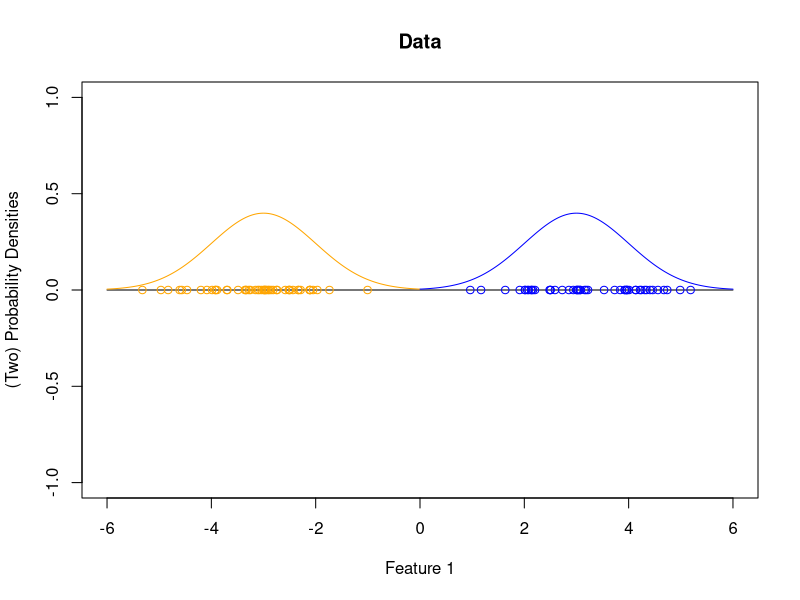
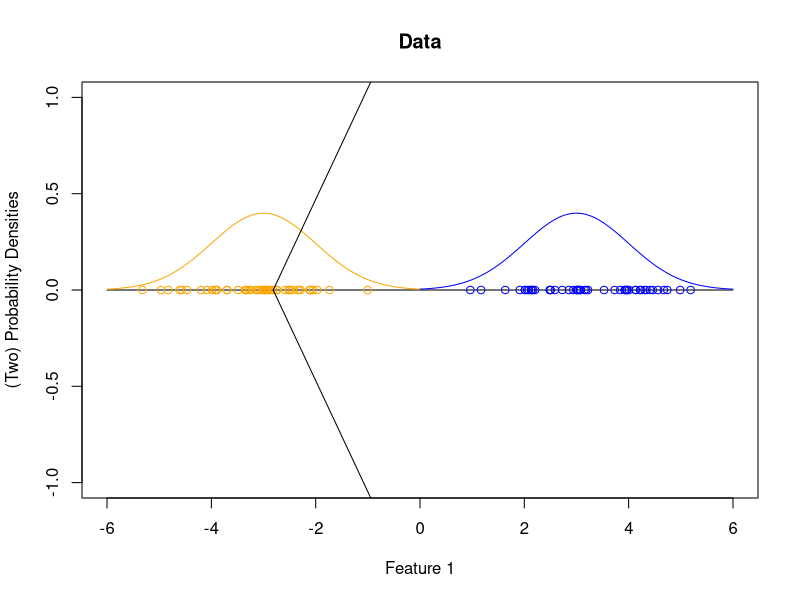
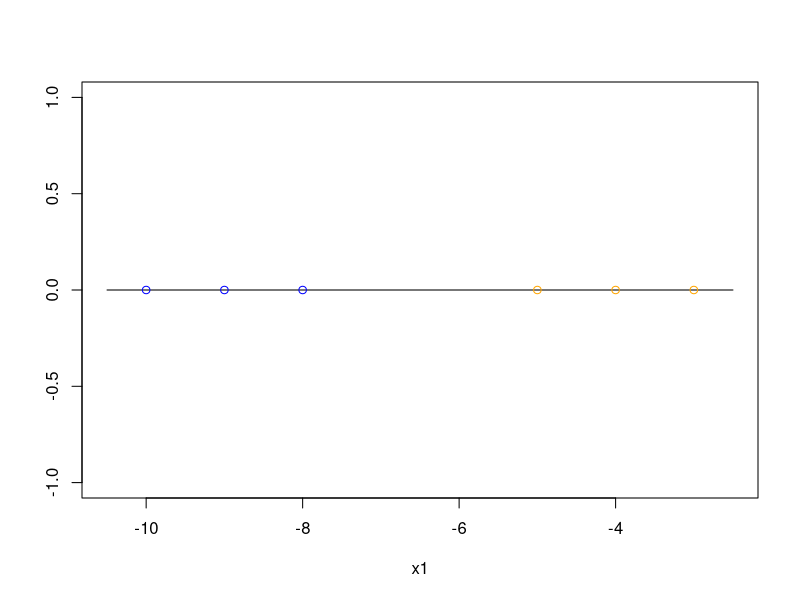
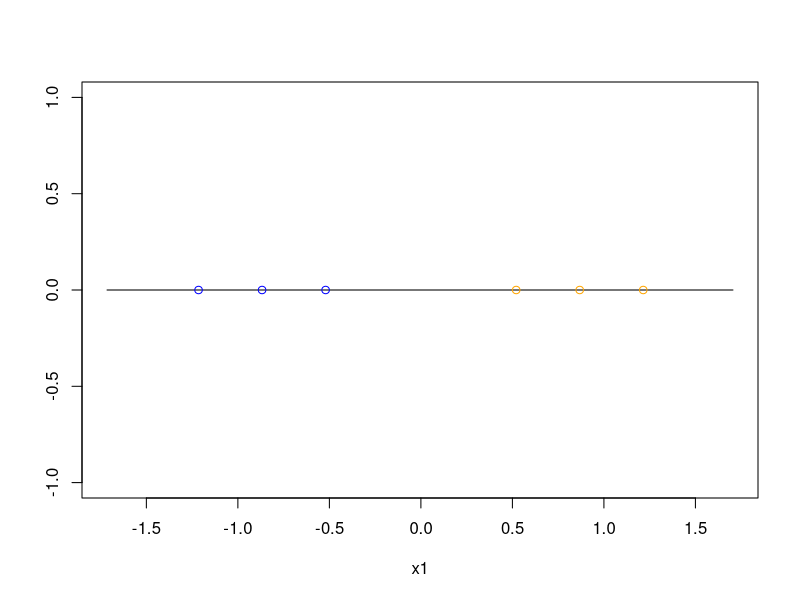
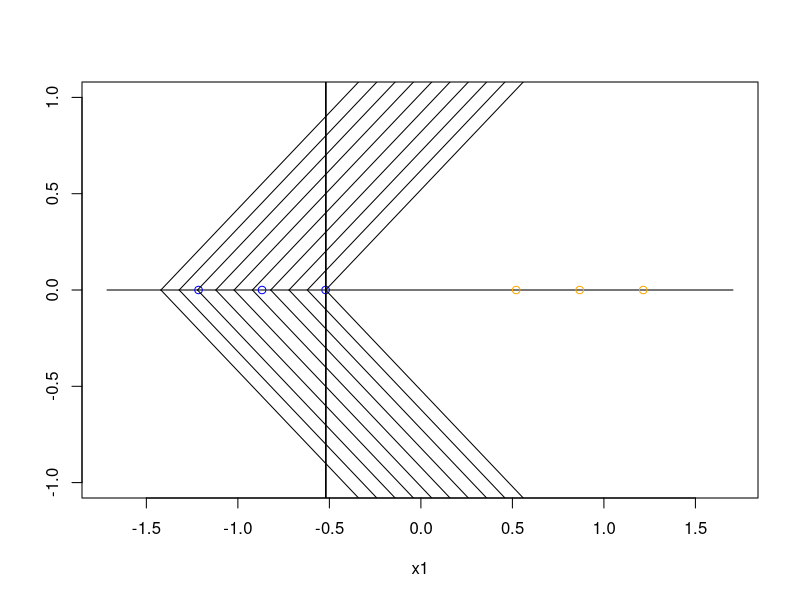
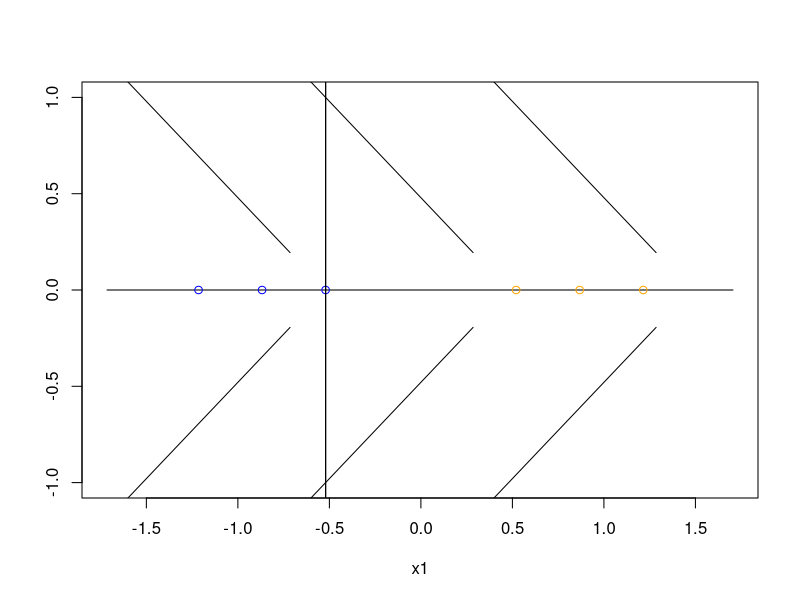
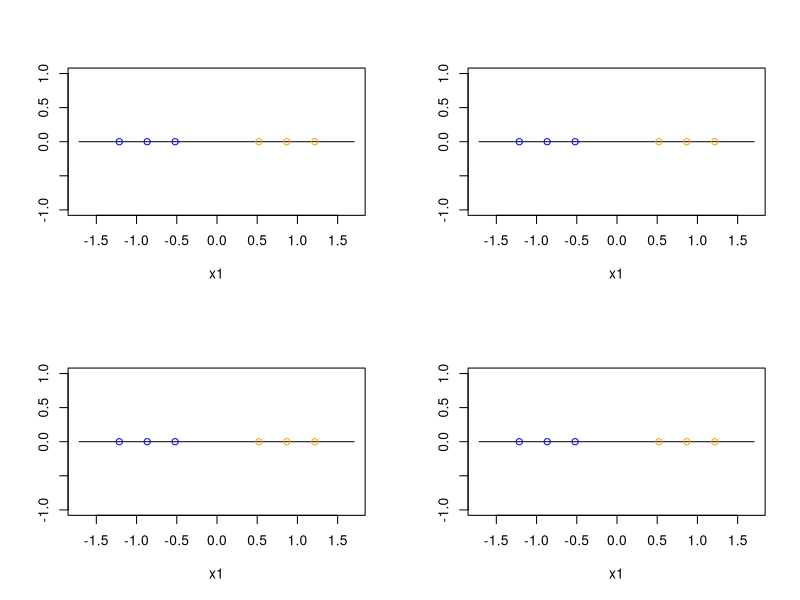

Recreate these plots in R, in order.
## ---- chunk 1
knitr::opts_chunk$set(echo = TRUE)
## ---- chunk 2
set.seed(47)

x1 <- -3+rnorm(50,0,1)
x2 <- 3+rnorm(50,0,1)
x <- append(x1,x2)
y <- rep(0,length(x))
labels <- append(rep("orange",50),rep("blue",50))
data <- cbind(x,y,labels)

norm1x <- seq(-6,0,.01)
norm1y <- dnorm(norm1x,-3,1)
norm2x <- seq(0,6,.01)
norm2y <- dnorm(norm2x,3,1)

plot(seq(-6,6),rep(0,length(seq(-6,6))),t='l',
     main="Data",
     xlab = "Feature 1",
     ylab = "(Two) Probability Densities")
points(data,col = labels)
lines(norm1x,norm1y,col='orange')
lines(norm2x,norm2y,col='blue')
## ---- chunk 3
draw.cone.1D <- function(point, angle, x.lim, y.lim,direction){
  ptx <- as.numeric(point[1])
  slope <- tan(angle*(pi/180))
  
  print(x.lim[2])
  
  if(direction == 1) x <- seq(ptx,x.lim[2])
  else if(direction == -1) x <- seq(x.lim[1],ptx)
  
  y.upper <- slope*(x-ptx)
  y.lower <- -slope*(x-ptx)
  
  lines(x,y.upper)
  lines(x,y.lower)
}



plot(seq(-6,6),rep(0,length(seq(-6,6))),t='l',
     main="Data",
     xlab = "Feature 1",
     ylab = "(Two) Probability Densities")
points(data,col = labels)
lines(norm1x,norm1y,col='orange')
lines(norm2x,norm2y,col='blue')
draw.cone.1D(data[3],30,c(-6,6),c(-1,1),1)
## ---- chunk 4
draw.cone.1D <- function(conetip, point, angle, x.lim,direction){
  conetip <- as.numeric(conetip)
  slope <- tan(angle*(pi/180))
  
  if(direction == 1) x <- seq(conetip,x.lim[2])
  else if(direction == -1) x <- seq(x.lim[1],conetip)
  
  y.upper <- slope*(x-conetip)
  y.lower <- -slope*(x-conetip)
  
  lines(x,y.upper)
  lines(x,y.lower)
  abline(v=point)
}

plotdata.1D <- function(data,labels){
  plot.x <- seq(min(data[1]-.5),max(data[1]+.5),.01)
  plot(plot.x,rep(0,length(plot.x)),t='l',
     xlab="x1",
     ylab="")
  points(data,col=labels)
}
## ---- chunk 5
x <- c(-8,-9,-10,-5,-4,-3)
y <- rep(0,length(x))
labels <- append(rep('blue',3),rep('orange',3))
data <- data.frame(x,y)

plotdata.1D(data,labels)
## ---- chunk 6
data[1] <- apply(data[1], 2, scale)
plotdata.1D(data,labels)
print(data)
## ---- chunk 7
plotdata.1D(data,labels)
x.lim <- c(min(data[1]-.5),max(data[1]+.5))
for(i in seq(data[1,1],-1.5,-.1)){
  draw.cone.1D(i,data[1,1], 45, x.lim,direction=1)
}
## ---- chunk 8
plotdata.1D(data,labels)
x.lim <- c(min(data[,1]-.5),max(data[,1]+.5))
for(i in seq(data[1,1],1.5,1)){
  draw.cone.1D(i,data[1,1], 45, x.lim,direction=-1)
}
## ---- chunk 9
par(mfrow=c(2,2))
plotdata.1D(data,labels)
plotdata.1D(data,labels)
plotdata.1D(data,labels)
plotdata.1D(data,labels)
